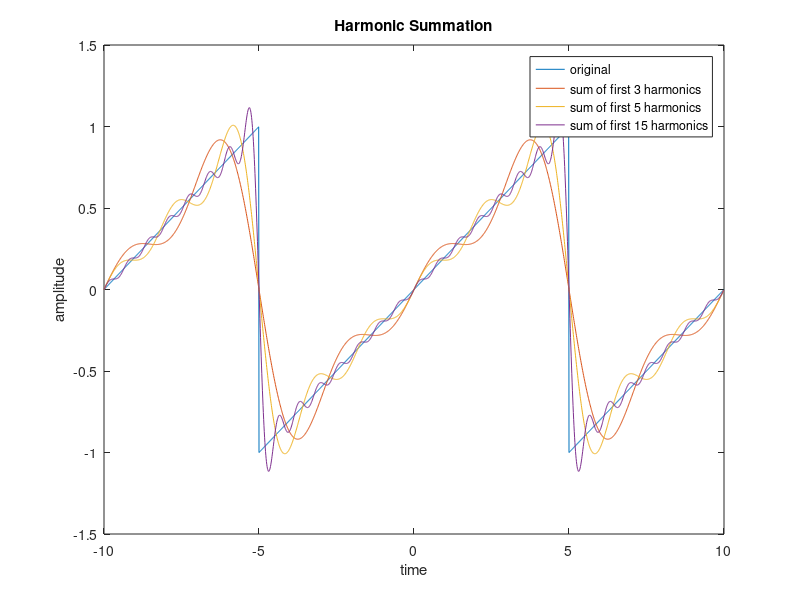

MATLAB code to generate this figure:
%%%%%%%%%%%%%%%%%% This part creates original signal %%%%%%%%%%%%%%%%%%%%%%
fs = 100;
t = -10:1/fs:10-1/fs;
x = sawtooth(2*pi*0.1*t+pi);
%%%%%%%%%%%%%%%%%% This part creates original signal %%%%%%%%%%%%%%%%%%%%%%


h3 = sin(0*t);  % 0 signal for sum of first 3 harmonics
h5 = sin(0*t);  % 0 signal for sum of first 5 harmonics
h15 = sin(0*t); % 0 signal for sum of first 15 harmonics

% This loop computes the first 15 harmonics
for c = 1:15
    % Since the fourier cooefficents are different for even and odd terms
    % If it is a odd term harmonic then it's coefficient ak = (1/(pi*j*k)
    if mod(c,2) == 1
        h = (1/(pi*j*c)*exp(j*2*pi*c*0.1*t)) + (-1/(pi*j*c)*exp(j*2*pi*c*(-0.1)*t));
    % If it is a even term harmonic then it's coefficient ak = (-1/(pi*j*k)
    else
        h = (-1/(pi*j*c)*exp(j*2*pi*c*0.1*t)) + (1/(pi*j*c)*exp(j*2*pi*c*(-0.1)*t));
    end
    
    % This if statement sums the first 3 harmonics
    if c < 4
        h3 = h3 + h;     
    % These two if statements add 4th and 5th harmonics to h3. 
    % h5 is the sum of first 5 harmonics
    elseif c == 4
        h5 = h3 + h;
    elseif c == 5
        h5 = h5 + h;
    % These last two if statements sums the remaning harmonics until 15th
    % h15 is the sum of first 15 harmonics
    elseif c == 6
        h15 = h5 + h;
    else
        h15 = h15 + h;
    end
    
end


subplot(1,1,1);
plot(t,x,t,h3,t,h5,t,h15); % Plots the waves to the figure
legend("original","sum of first 3 harmonics","sum of first 5 harmonics","sum of first 15 harmonics"); % shows which color represents which wave
xlabel('time');
ylabel('amplitude');
title('Harmonic Summation');



